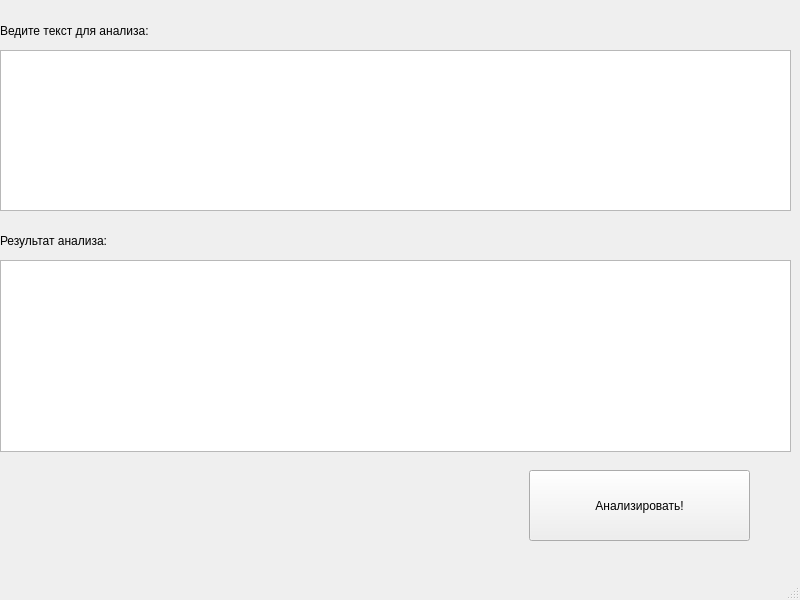
<?xml version="1.0" encoding="UTF-8"?>
<ui version="4.0">
 <class>MainWindow</class>
 <widget class="QMainWindow" name="MainWindow">
  <property name="geometry">
   <rect>
    <x>0</x>
    <y>0</y>
    <width>800</width>
    <height>600</height>
   </rect>
  </property>
  <property name="windowTitle">
   <string>MainWindow</string>
  </property>
  <widget class="QWidget" name="centralwidget">
   <widget class="QLabel" name="label">
    <property name="geometry">
     <rect>
      <x>0</x>
      <y>10</y>
      <width>331</width>
      <height>41</height>
     </rect>
    </property>
    <property name="text">
     <string>Ведите текст для анализа:</string>
    </property>
   </widget>
   <widget class="QTextEdit" name="textEdit">
    <property name="geometry">
     <rect>
      <x>0</x>
      <y>50</y>
      <width>791</width>
      <height>161</height>
     </rect>
    </property>
   </widget>
   <widget class="QLabel" name="label_2">
    <property name="geometry">
     <rect>
      <x>0</x>
      <y>220</y>
      <width>601</width>
      <height>41</height>
     </rect>
    </property>
    <property name="text">
     <string>Результат анализа:</string>
    </property>
   </widget>
   <widget class="QTextBrowser" name="textBrowser">
    <property name="geometry">
     <rect>
      <x>0</x>
      <y>260</y>
      <width>791</width>
      <height>192</height>
     </rect>
    </property>
   </widget>
   <widget class="QPushButton" name="pushButton">
    <property name="geometry">
     <rect>
      <x>529</x>
      <y>470</y>
      <width>221</width>
      <height>71</height>
     </rect>
    </property>
    <property name="text">
     <string>Анализировать!</string>
    </property>
   </widget>
  </widget>
  <widget class="QMenuBar" name="menubar">
   <property name="geometry">
    <rect>
     <x>0</x>
     <y>0</y>
     <width>800</width>
     <height>20</height>
    </rect>
   </property>
  </widget>
  <widget class="QStatusBar" name="statusbar"/>
 </widget>
 <resources/>
 <connections/>
</ui>
